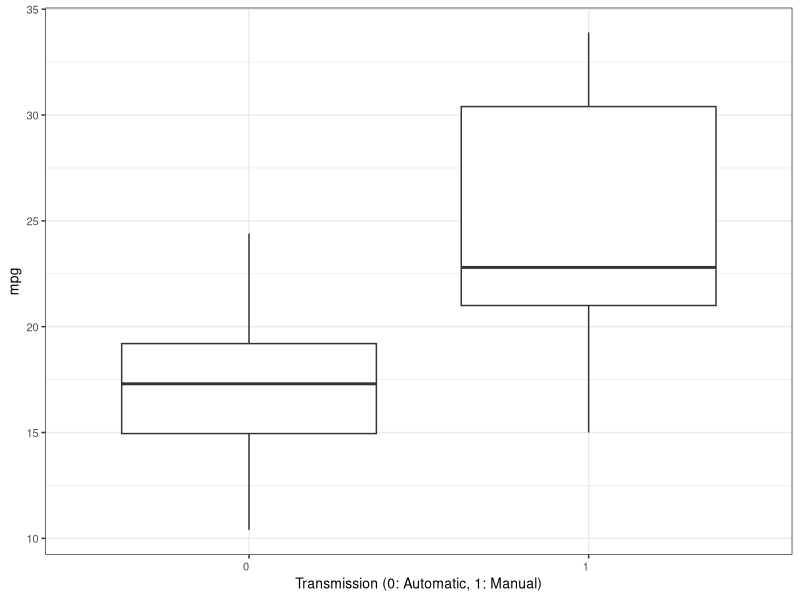
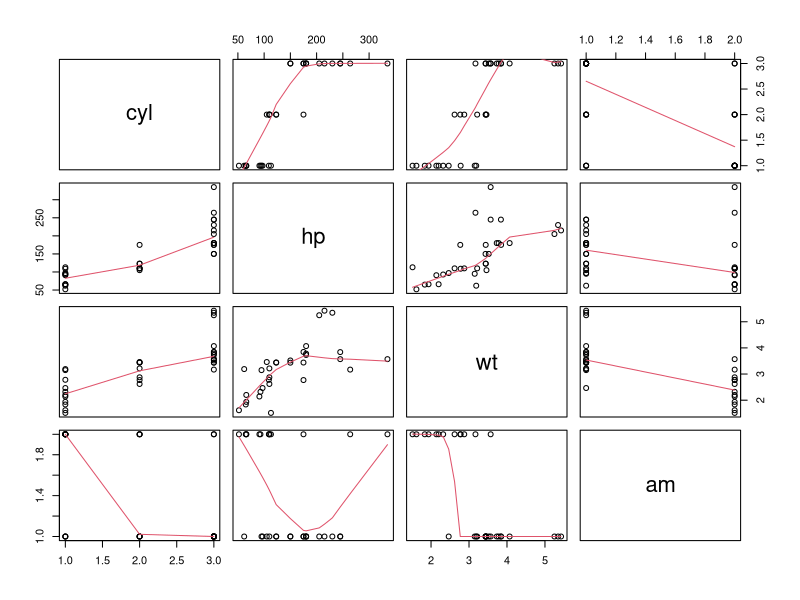
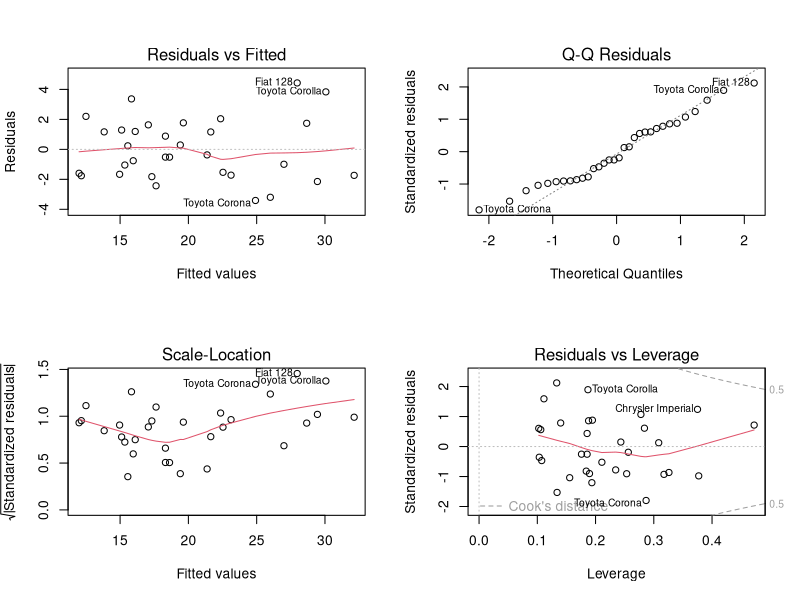

Here is the R script that generated these plots, in order:
## ---- chunk 1
# Load Data
data(mtcars)
mtcars$cyl <- as.factor(mtcars$cyl)
mtcars$vs <- as.factor(mtcars$vs)
mtcars$am <- factor(mtcars$am)
mtcars$gear <- factor(mtcars$gear)
mtcars$carb <- factor(mtcars$carb)
## ---- chunk 2
MPGmuTest=with(mtcars,t.test(mpg~am))
MPGmuTest$p.value   #P value of test
MPGmuTest$estimate  #MPG means of different transmission type
## ---- chunk 3
simmodel=lm(mpg~am,data=mtcars)
with(summary(simmodel),
     pf(fstatistic[1], 
        fstatistic[2], 
        fstatistic[3], 
        lower.tail=F)) # P value of the model
## ---- chunk 4
fullmodel=lm(mpg~.,data=mtcars)
sltVarmodel=step(fullmodel)
## ---- chunk 5
intactmodel=lm(mpg~cyl + hp + wt + am + wt*hp, data=mtcars)
## ---- chunk 6
anova(simmodel      # Model 1
      ,sltVarmodel  # Model 2
      ,intactmodel  # Model 3
      )
## ---- chunk 7
which(abs(dfbetas(intactmodel))>=1)
## ---- chunk 8
libs=c('ggplot2','scales')
lapply(libs,library, character.only=T)
# Plot style
Plot_theme = theme_bw()+
      theme(plot.title = element_text(size = 12)
            ,axis.title.x = element_text(size=10)
            ,axis.title.y = element_text(size=10)
            ,axis.text.x = element_text(size=8, hjust = 1)
            ,axis.text.y = element_text(size=8)            
      )
## ---- chunk 9
ggplot(data=mtcars)+
  geom_boxplot(aes(factor(am),mpg))+
  labs(x='Transmission (0: Automatic, 1: Manual)')+
  Plot_theme
## ---- chunk 10
pairs(mtcars[,c('cyl','hp','wt','am')],
      panel=panel.smooth)
## ---- chunk 11
par(mfrow = c(2, 2))
plot(intactmodel)
